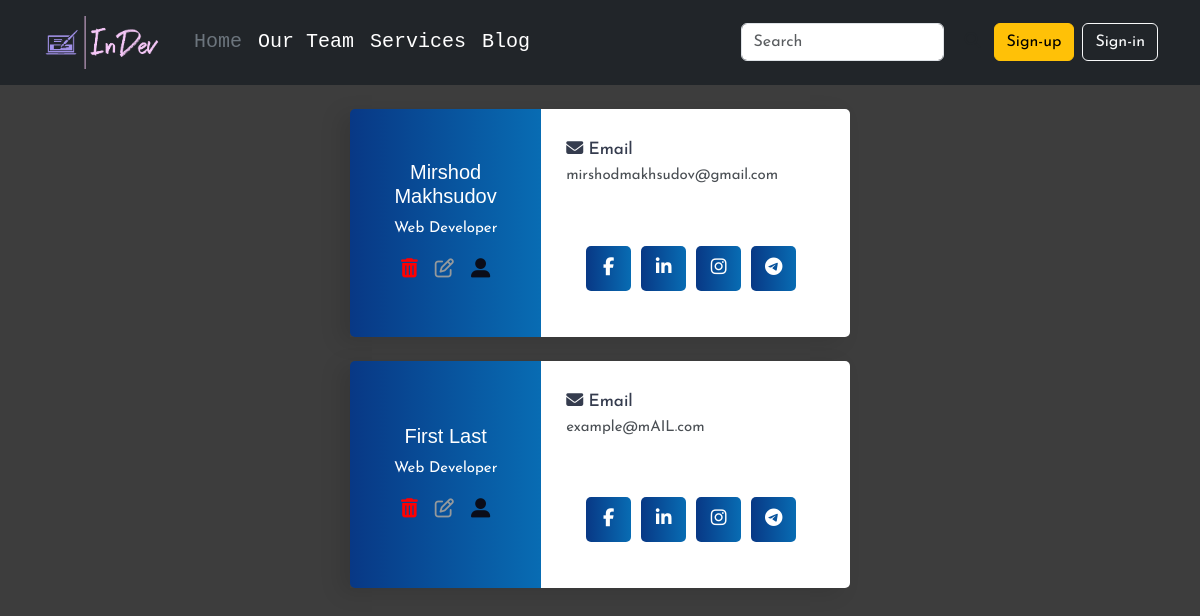
Before: /team with the older database file.
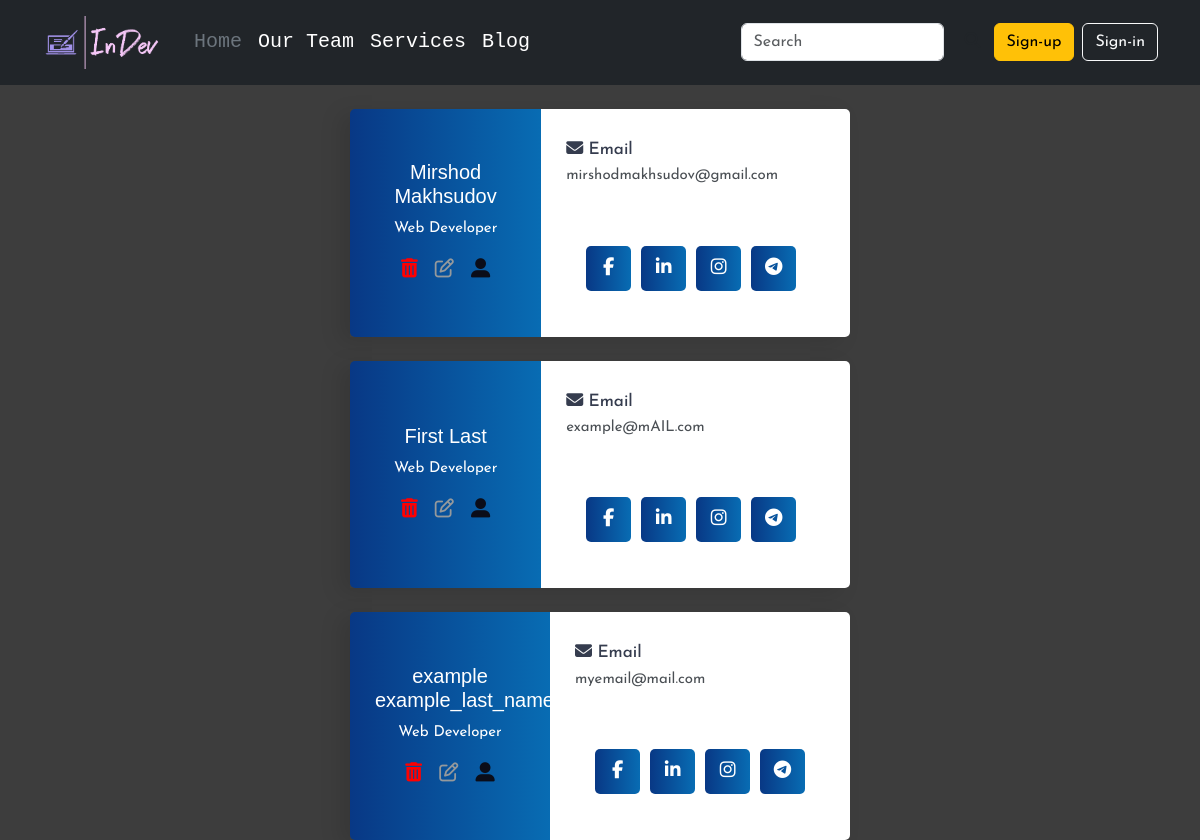
After: the same page with the newer database file.
### InDev/models.py (models this page shows, shortened)
class Developer(db.Model, UserMixin):
    id = db.Column(db.Integer(), primary_key=True)
    first_name = db.Column(db.String(length=30), nullable=False)
    last_name = db.Column(db.String(length=30))
    username = db.Column(db.String(), nullable=False, unique=True)
    email_address = db.Column(db.String(), unique=True)
    password_hash = db.Column(db.String(), nullable=False)
    budget = db.Column(db.Integer(), nullable=False, default=0)
    date_added = db.Column(db.String(20), default=date.today())
    posts = db.relationship('Post', backref='author')
    @property
    def password(self):
        return self.password

### InDev/routes.py (the view)
@app.route('/team')
def team():
    devs = Developer.query.all()
    return render_template('developers.html', devs=devs)

### InDev/forms.py
class SearchForm(FlaskForm):
    searched = StringField("Searched", validators=[DataRequired()])
    submit = SubmitField("Submit")

### InDev/routes.py (called while the page is built)
@app.context_processor
def base():
    form = SearchForm()
    return dict(form=form)

### InDev/templates/developers.html (shortened to what this page needs)
{% extends 'base.html' %}
{% block content %}
<div class="container align-content-center"
     style="display: flex;
            justify-content: center;
            flex-wrap: wrap;
            flex-direction: column;
            align-items: stretch;
            ">
    {% for dev in devs %}
        <div class="wrapper">
            <div class="left flex-column justify-content-center" style="display: flex">
                <h4>{{ dev.first_name }} {{ dev.last_name }}</h4>
                <p>Web Developer</p>
                <div class="flex-row">
                    <a href="#"><i style="color: red; margin-right: 1vw;" class="fa fa-trash" aria-hidden="true"></i></a>
                    <a href="#"><i style="color: #95999c; margin-right: 1vw;" class="far fa-edit" aria-hidden="true"></i></a>
                    <a href="#"><i style="color: #0B0D19;" class="fa fa-user-alt" aria-hidden="true"></i></a>
                </div>
            </div>
            <div class="right">
                <div class="info">
                    <div class="info_data">
                         <div class="data">
                            <h4><i class="fa fa-envelope"></i> Email</h4>
                            <p>{{ dev.email_address }}</p>
                         </div>
                    </div>
                </div>
                <div class="social_media">
                    <ul style="padding: 0; margin-top: 4vh;">
                        <li style="margin-top: 2vh"><a href="#"><i class="fab fa-facebook-f"></i></a></li>
                        <li style="margin-top: 2vh"><a href="#"><i class="fab fa-linkedin-in"></i></a></li>
                        <li style="margin-top: 2vh"><a href="#"><i class="fab fa-instagram"></i></a></li>
                        <li style="margin-top: 2vh"><a href="#"><i class="fab fa-telegram-plane"></i></a></li>
                    </ul>
                </div>
            </div>
        </div>
    {% endfor %}
</div>
{% endblock %}

Changed rows visible on the page:
added Developer: first_name "example", last_name "example_last_name", email_address "myemail@mail.com"
